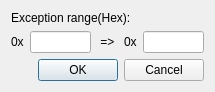
<?xml version="1.0" encoding="UTF-8"?>
<ui version="4.0">
 <class>ExceptionDialog</class>
 <widget class="QDialog" name="ExceptionDialog">
  <property name="geometry">
   <rect>
    <x>0</x>
    <y>0</y>
    <width>215</width>
    <height>91</height>
   </rect>
  </property>
  <property name="windowTitle">
   <string>Dialog</string>
  </property>
  <layout class="QGridLayout" name="gridLayout">
   <item row="0" column="0">
    <widget class="QLabel" name="label_4">
     <property name="text">
      <string>Exception range(Hex):</string>
     </property>
    </widget>
   </item>
   <item row="1" column="0">
    <layout class="QHBoxLayout" name="horizontalLayout">
     <item>
      <widget class="QLabel" name="label_2">
       <property name="text">
        <string>0x</string>
       </property>
      </widget>
     </item>
     <item>
      <widget class="QLineEdit" name="lineEditFrom"/>
     </item>
     <item>
      <widget class="QLabel" name="label">
       <property name="text">
        <string> =&gt; </string>
       </property>
      </widget>
     </item>
     <item>
      <widget class="QLabel" name="label_3">
       <property name="text">
        <string>0x</string>
       </property>
      </widget>
     </item>
     <item>
      <widget class="QLineEdit" name="lineEditTo"/>
     </item>
    </layout>
   </item>
   <item row="2" column="0">
    <widget class="QDialogButtonBox" name="buttonBox">
     <property name="orientation">
      <enum>Qt::Horizontal</enum>
     </property>
     <property name="standardButtons">
      <set>QDialogButtonBox::Cancel|QDialogButtonBox::Ok</set>
     </property>
    </widget>
   </item>
  </layout>
 </widget>
 <resources/>
 <connections>
  <connection>
   <sender>buttonBox</sender>
   <signal>accepted()</signal>
   <receiver>ExceptionDialog</receiver>
   <slot>accept()</slot>
   <hints>
    <hint type="sourcelabel">
     <x>248</x>
     <y>254</y>
    </hint>
    <hint type="destinationlabel">
     <x>157</x>
     <y>274</y>
    </hint>
   </hints>
  </connection>
  <connection>
   <sender>buttonBox</sender>
   <signal>rejected()</signal>
   <receiver>ExceptionDialog</receiver>
   <slot>reject()</slot>
   <hints>
    <hint type="sourcelabel">
     <x>316</x>
     <y>260</y>
    </hint>
    <hint type="destinationlabel">
     <x>286</x>
     <y>274</y>
    </hint>
   </hints>
  </connection>
 </connections>
</ui>
